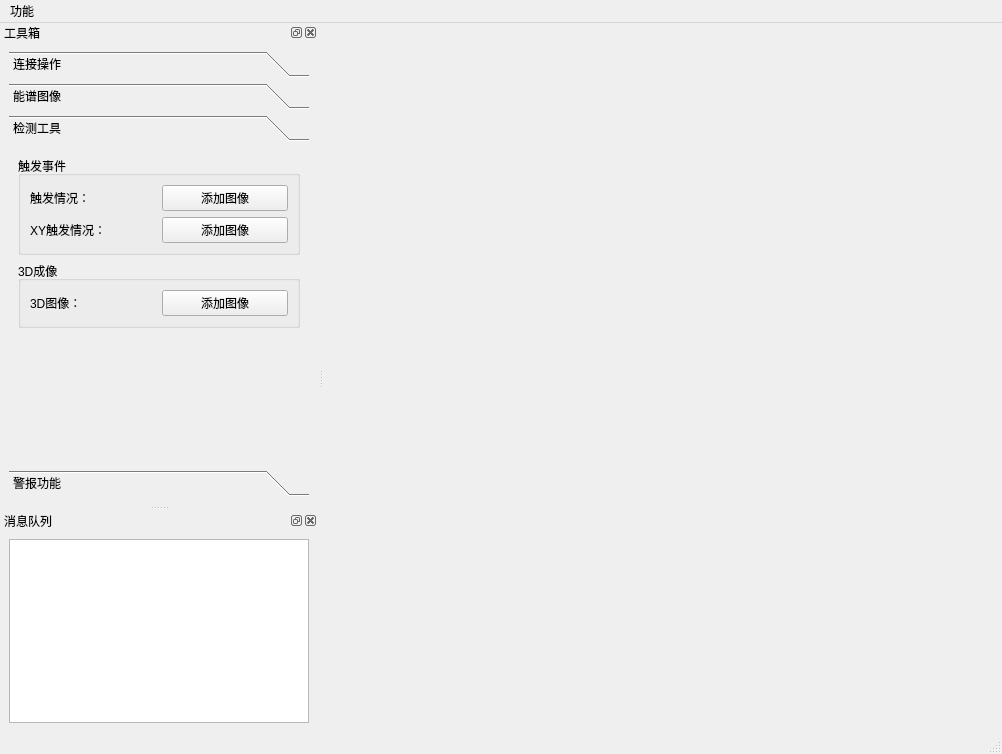
<?xml version="1.0" encoding="UTF-8"?>
<ui version="4.0">
 <class>MainWindow</class>
 <widget class="QMainWindow" name="MainWindow">
  <property name="geometry">
   <rect>
    <x>0</x>
    <y>0</y>
    <width>1002</width>
    <height>754</height>
   </rect>
  </property>
  <property name="windowTitle">
   <string>LUMIS实时能谱</string>
  </property>
  <widget class="QWidget" name="centralwidget">
   <layout class="QHBoxLayout" name="horizontalLayout_16">
    <item>
     <widget class="DockArea" name="dockArea" native="true"/>
    </item>
   </layout>
  </widget>
  <widget class="QMenuBar" name="menubar">
   <property name="geometry">
    <rect>
     <x>0</x>
     <y>0</y>
     <width>1002</width>
     <height>26</height>
    </rect>
   </property>
   <widget class="QMenu" name="menu">
    <property name="title">
     <string>功能</string>
    </property>
    <widget class="QMenu" name="menu_2">
     <property name="title">
      <string>基线设置</string>
     </property>
     <addaction name="action_baseline_importFromData"/>
     <addaction name="action_baseline_changeBaseline"/>
     <addaction name="action_baseline_measureBaseline"/>
    </widget>
    <addaction name="menu_2"/>
    <addaction name="action_configuration"/>
    <addaction name="action_dataPlayBack"/>
    <addaction name="action_offlineDataShow"/>
   </widget>
   <addaction name="menu"/>
  </widget>
  <widget class="QStatusBar" name="statusbar"/>
  <widget class="QDockWidget" name="dockWidget_toolBox">
   <property name="maximumSize">
    <size>
     <width>450</width>
     <height>524287</height>
    </size>
   </property>
   <property name="windowTitle">
    <string>工具箱</string>
   </property>
   <attribute name="dockWidgetArea">
    <number>1</number>
   </attribute>
   <widget class="QWidget" name="dockWidgetContents">
    <layout class="QVBoxLayout" name="verticalLayout">
     <item>
      <widget class="QToolBox" name="toolBox">
       <property name="minimumSize">
        <size>
         <width>300</width>
         <height>0</height>
        </size>
       </property>
       <property name="currentIndex">
        <number>2</number>
       </property>
       <widget class="QWidget" name="page_linkBehave">
        <property name="geometry">
         <rect>
          <x>0</x>
          <y>0</y>
          <width>314</width>
          <height>348</height>
         </rect>
        </property>
        <attribute name="label">
         <string>连接操作</string>
        </attribute>
        <layout class="QVBoxLayout" name="verticalLayout_3">
         <item>
          <widget class="QGroupBox" name="groupBox_8">
           <property name="title">
            <string>初始化</string>
           </property>
           <layout class="QHBoxLayout" name="horizontalLayout_17">
            <item>
             <widget class="QPushButton" name="pushButton_clockSynchronization">
              <property name="text">
               <string>时钟同步</string>
              </property>
             </widget>
            </item>
            <item>
             <widget class="QPushButton" name="pushButton_reset">
              <property name="text">
               <string>复位</string>
              </property>
             </widget>
            </item>
           </layout>
          </widget>
         </item>
         <item>
          <widget class="QGroupBox" name="groupBox">
           <property name="title">
            <string>选择配置模式</string>
           </property>
           <layout class="QHBoxLayout" name="horizontalLayout">
            <item>
             <widget class="QComboBox" name="comboBox_configFile">
              <property name="minimumSize">
               <size>
                <width>0</width>
                <height>21</height>
               </size>
              </property>
              <property name="maximumSize">
               <size>
                <width>16777215</width>
                <height>16777215</height>
               </size>
              </property>
             </widget>
            </item>
            <item>
             <widget class="QPushButton" name="pushButton_config">
              <property name="minimumSize">
               <size>
                <width>60</width>
                <height>28</height>
               </size>
              </property>
              <property name="maximumSize">
               <size>
                <width>60</width>
                <height>30</height>
               </size>
              </property>
              <property name="text">
               <string>配置</string>
              </property>
             </widget>
            </item>
           </layout>
          </widget>
         </item>
         <item>
          <widget class="QGroupBox" name="groupBox_2">
           <property name="title">
            <string>手动发送命令</string>
           </property>
           <layout class="QHBoxLayout" name="horizontalLayout_2">
            <item>
             <widget class="QLineEdit" name="lineEdit_sendCommand"/>
            </item>
            <item>
             <widget class="QPushButton" name="pushButton_sendCommand">
              <property name="minimumSize">
               <size>
                <width>60</width>
                <height>28</height>
               </size>
              </property>
              <property name="maximumSize">
               <size>
                <width>60</width>
                <height>28</height>
               </size>
              </property>
              <property name="text">
               <string>发送</string>
              </property>
             </widget>
            </item>
           </layout>
          </widget>
         </item>
         <item>
          <layout class="QHBoxLayout" name="horizontalLayout_3">
           <item>
            <widget class="QLCDNumber" name="lcdNumber_h_m">
             <property name="minimumSize">
              <size>
               <width>0</width>
               <height>0</height>
              </size>
             </property>
             <property name="digitCount">
              <number>5</number>
             </property>
            </widget>
           </item>
           <item>
            <widget class="QLCDNumber" name="lcdNumber_s_ms"/>
           </item>
           <item>
            <spacer name="horizontalSpacer">
             <property name="orientation">
              <enum>Qt::Horizontal</enum>
             </property>
             <property name="sizeHint" stdset="0">
              <size>
               <width>40</width>
               <height>20</height>
              </size>
             </property>
            </spacer>
           </item>
           <item>
            <widget class="QPushButton" name="pushButton_dataReceive">
             <property name="text">
              <string>开始接收数据</string>
             </property>
             <property name="checkable">
              <bool>true</bool>
             </property>
            </widget>
           </item>
          </layout>
         </item>
         <item>
          <widget class="QGroupBox" name="groupBox_5">
           <property name="title">
            <string>定时器</string>
           </property>
           <layout class="QHBoxLayout" name="horizontalLayout_13">
            <item>
             <widget class="QSpinBox" name="spinBox_timer_hour">
              <property name="suffix">
               <string>小时</string>
              </property>
             </widget>
            </item>
            <item>
             <widget class="QSpinBox" name="spinBox_timer_minute">
              <property name="suffix">
               <string>分钟</string>
              </property>
              <property name="maximum">
               <number>59</number>
              </property>
             </widget>
            </item>
            <item>
             <widget class="QCheckBox" name="checkBox_timer">
              <property name="text">
               <string>开启定时器</string>
              </property>
             </widget>
            </item>
           </layout>
          </widget>
         </item>
         <item>
          <spacer name="verticalSpacer">
           <property name="orientation">
            <enum>Qt::Vertical</enum>
           </property>
           <property name="sizeHint" stdset="0">
            <size>
             <width>20</width>
             <height>88</height>
            </size>
           </property>
          </spacer>
         </item>
        </layout>
       </widget>
       <widget class="QWidget" name="page_2">
        <property name="geometry">
         <rect>
          <x>0</x>
          <y>0</y>
          <width>279</width>
          <height>451</height>
         </rect>
        </property>
        <attribute name="label">
         <string>能谱图像</string>
        </attribute>
        <layout class="QVBoxLayout" name="verticalLayout_7">
         <item>
          <widget class="QGroupBox" name="groupBox_3">
           <property name="title">
            <string>能谱显示</string>
           </property>
           <layout class="QVBoxLayout" name="verticalLayout_5">
            <item>
             <layout class="QHBoxLayout" name="horizontalLayout_5">
              <item>
               <widget class="QLabel" name="label">
                <property name="text">
                 <string>所在层：</string>
                </property>
               </widget>
              </item>
              <item>
               <widget class="QComboBox" name="comboBox_singal_tier"/>
              </item>
             </layout>
            </item>
            <item>
             <layout class="QHBoxLayout" name="horizontalLayout_6">
              <item>
               <widget class="QLabel" name="label_2">
                <property name="text">
                 <string>所选通道：</string>
                </property>
               </widget>
              </item>
              <item>
               <widget class="QComboBox" name="comboBox_singal_channel"/>
              </item>
             </layout>
            </item>
            <item>
             <layout class="QHBoxLayout" name="horizontalLayout_7">
              <item>
               <widget class="QLabel" name="label_3">
                <property name="text">
                 <string>基线设置：</string>
                </property>
               </widget>
              </item>
              <item>
               <widget class="QSpinBox" name="spinBox_baseLine">
                <property name="minimum">
                 <number>0</number>
                </property>
                <property name="maximum">
                 <number>4095</number>
                </property>
                <property name="value">
                 <number>415</number>
                </property>
               </widget>
              </item>
             </layout>
            </item>
            <item>
             <layout class="QHBoxLayout" name="horizontalLayout_4">
              <item>
               <spacer name="horizontalSpacer_2">
                <property name="orientation">
                 <enum>Qt::Horizontal</enum>
                </property>
                <property name="sizeHint" stdset="0">
                 <size>
                  <width>40</width>
                  <height>20</height>
                 </size>
                </property>
               </spacer>
              </item>
              <item>
               <widget class="QPushButton" name="pushButton_singal_addPlot">
                <property name="text">
                 <string>添加图像</string>
                </property>
               </widget>
              </item>
             </layout>
            </item>
           </layout>
          </widget>
         </item>
         <item>
          <widget class="QGroupBox" name="groupBox_4">
           <property name="title">
            <string>符合能谱</string>
           </property>
           <layout class="QVBoxLayout" name="verticalLayout_6">
            <item>
             <layout class="QHBoxLayout" name="horizontalLayout_8">
              <item>
               <widget class="QLabel" name="label_4">
                <property name="text">
                 <string>所在层：</string>
                </property>
               </widget>
              </item>
              <item>
               <widget class="QComboBox" name="comboBox_coincidence_tier"/>
              </item>
             </layout>
            </item>
            <item>
             <layout class="QHBoxLayout" name="horizontalLayout_9">
              <item>
               <widget class="QLabel" name="label_5">
                <property name="text">
                 <string>显示通道：</string>
                </property>
               </widget>
              </item>
              <item>
               <widget class="QComboBox" name="comboBox_coincidence_showChannel"/>
              </item>
             </layout>
            </item>
            <item>
             <layout class="QHBoxLayout" name="horizontalLayout_10">
              <item>
               <widget class="QLabel" name="label_6">
                <property name="text">
                 <string>符合通道：</string>
                </property>
               </widget>
              </item>
              <item>
               <widget class="QComboBox" name="comboBox_coincidence_coinChannel"/>
              </item>
             </layout>
            </item>
            <item>
             <layout class="QHBoxLayout" name="horizontalLayout_12">
              <item>
               <widget class="QLabel" name="label_7">
                <property name="text">
                 <string>基线设置：</string>
                </property>
               </widget>
              </item>
              <item>
               <widget class="QSpinBox" name="spinBox_coincidence_baseline">
                <property name="maximum">
                 <number>4025</number>
                </property>
                <property name="value">
                 <number>415</number>
                </property>
               </widget>
              </item>
             </layout>
            </item>
            <item>
             <layout class="QHBoxLayout" name="horizontalLayout_11">
              <item>
               <spacer name="horizontalSpacer_3">
                <property name="orientation">
                 <enum>Qt::Horizontal</enum>
                </property>
                <property name="sizeHint" stdset="0">
                 <size>
                  <width>40</width>
                  <height>20</height>
                 </size>
                </property>
               </spacer>
              </item>
              <item>
               <widget class="QPushButton" name="pushButton_coincidence_addPlot">
                <property name="text">
                 <string>添加图像</string>
                </property>
               </widget>
              </item>
             </layout>
            </item>
           </layout>
          </widget>
         </item>
         <item>
          <widget class="QGroupBox" name="groupBox_7">
           <property name="title">
            <string>单层各通道能谱</string>
           </property>
           <layout class="QHBoxLayout" name="horizontalLayout_14">
            <item>
             <widget class="QLabel" name="label_8">
              <property name="text">
               <string>选择层：</string>
              </property>
             </widget>
            </item>
            <item>
             <widget class="QComboBox" name="comboBox_oneLayerChannel_tier">
              <item>
               <property name="text">
                <string>0</string>
               </property>
              </item>
              <item>
               <property name="text">
                <string>1</string>
               </property>
              </item>
              <item>
               <property name="text">
                <string>2</string>
               </property>
              </item>
              <item>
               <property name="text">
                <string>3</string>
               </property>
              </item>
              <item>
               <property name="text">
                <string>4</string>
               </property>
              </item>
              <item>
               <property name="text">
                <string>5</string>
               </property>
              </item>
              <item>
               <property name="text">
                <string>6</string>
               </property>
              </item>
              <item>
               <property name="text">
                <string>7</string>
               </property>
              </item>
             </widget>
            </item>
            <item>
             <widget class="QPushButton" name="pushButton_oneLayerChannel_addPlot">
              <property name="text">
               <string>添加图像</string>
              </property>
             </widget>
            </item>
           </layout>
          </widget>
         </item>
        </layout>
       </widget>
       <widget class="QWidget" name="page">
        <property name="geometry">
         <rect>
          <x>0</x>
          <y>0</y>
          <width>300</width>
          <height>294</height>
         </rect>
        </property>
        <attribute name="label">
         <string>检测工具</string>
        </attribute>
        <layout class="QVBoxLayout" name="verticalLayout_8">
         <item>
          <widget class="QGroupBox" name="groupBox_6">
           <property name="title">
            <string>触发事件</string>
           </property>
           <layout class="QVBoxLayout" name="verticalLayout_4">
            <item>
             <layout class="QHBoxLayout" name="horizontalLayout_15">
              <item>
               <widget class="QLabel" name="label_9">
                <property name="text">
                 <string>触发情况：</string>
                </property>
               </widget>
              </item>
              <item>
               <widget class="QPushButton" name="pushButton_triggerCondition_addPlot">
                <property name="text">
                 <string>添加图像</string>
                </property>
               </widget>
              </item>
             </layout>
            </item>
            <item>
             <layout class="QHBoxLayout" name="horizontalLayout_18">
              <item>
               <widget class="QLabel" name="label_10">
                <property name="text">
                 <string>XY触发情况：</string>
                </property>
               </widget>
              </item>
              <item>
               <widget class="QPushButton" name="pushButton_XYTriggerCondition_addPlot">
                <property name="text">
                 <string>添加图像</string>
                </property>
               </widget>
              </item>
             </layout>
            </item>
           </layout>
          </widget>
         </item>
         <item>
          <widget class="QGroupBox" name="groupBox_9">
           <property name="title">
            <string>3D成像</string>
           </property>
           <layout class="QVBoxLayout" name="verticalLayout_9">
            <item>
             <layout class="QHBoxLayout" name="horizontalLayout_19">
              <item>
               <widget class="QLabel" name="label_11">
                <property name="text">
                 <string>3D图像：</string>
                </property>
               </widget>
              </item>
              <item>
               <widget class="QPushButton" name="pushButton_threeD_addPlot">
                <property name="text">
                 <string>添加图像</string>
                </property>
               </widget>
              </item>
             </layout>
            </item>
           </layout>
          </widget>
         </item>
         <item>
          <spacer name="verticalSpacer_2">
           <property name="orientation">
            <enum>Qt::Vertical</enum>
           </property>
           <property name="sizeHint" stdset="0">
            <size>
             <width>20</width>
             <height>195</height>
            </size>
           </property>
          </spacer>
         </item>
        </layout>
       </widget>
       <widget class="QWidget" name="page_alarm">
        <attribute name="label">
         <string>警报功能</string>
        </attribute>
        <layout class="QVBoxLayout" name="verticalLayout_11">
         <item>
          <widget class="QGroupBox" name="groupBox_10">
           <property name="title">
            <string>报警设置</string>
           </property>
           <layout class="QVBoxLayout" name="verticalLayout_10">
            <item>
             <widget class="QCheckBox" name="checkBox_alarm_messageBox">
              <property name="text">
               <string>开启弹窗警告</string>
              </property>
              <property name="checked">
               <bool>true</bool>
              </property>
             </widget>
            </item>
           </layout>
          </widget>
         </item>
         <item>
          <spacer name="verticalSpacer_3">
           <property name="orientation">
            <enum>Qt::Vertical</enum>
           </property>
           <property name="sizeHint" stdset="0">
            <size>
             <width>20</width>
             <height>40</height>
            </size>
           </property>
          </spacer>
         </item>
        </layout>
       </widget>
      </widget>
     </item>
    </layout>
   </widget>
  </widget>
  <widget class="QDockWidget" name="dockWidget_messageQueue">
   <property name="windowTitle">
    <string>消息队列</string>
   </property>
   <attribute name="dockWidgetArea">
    <number>1</number>
   </attribute>
   <widget class="QWidget" name="dockWidgetContents_2">
    <layout class="QVBoxLayout" name="verticalLayout_2">
     <item>
      <widget class="QTextBrowser" name="textBrowser_messageQueue"/>
     </item>
    </layout>
   </widget>
  </widget>
  <action name="action_baseline_importFromData">
   <property name="text">
    <string>从数据导入基线</string>
   </property>
  </action>
  <action name="action_baseline_changeBaseline">
   <property name="text">
    <string>修改基线</string>
   </property>
  </action>
  <action name="action_configuration">
   <property name="text">
    <string>仪器配置参数</string>
   </property>
  </action>
  <action name="action_baseline_measureBaseline">
   <property name="text">
    <string>测量基线数据</string>
   </property>
  </action>
  <action name="action_dataPlayBack">
   <property name="text">
    <string>数据回放</string>
   </property>
  </action>
  <action name="action_offlineDataShow">
   <property name="text">
    <string>离线数据显示</string>
   </property>
  </action>
 </widget>
 <customwidgets>
  <customwidget>
   <class>DockArea</class>
   <extends>QWidget</extends>
   <header>pyqtgraph.dockarea</header>
   <container>1</container>
  </customwidget>
 </customwidgets>
 <resources/>
 <connections/>
</ui>
